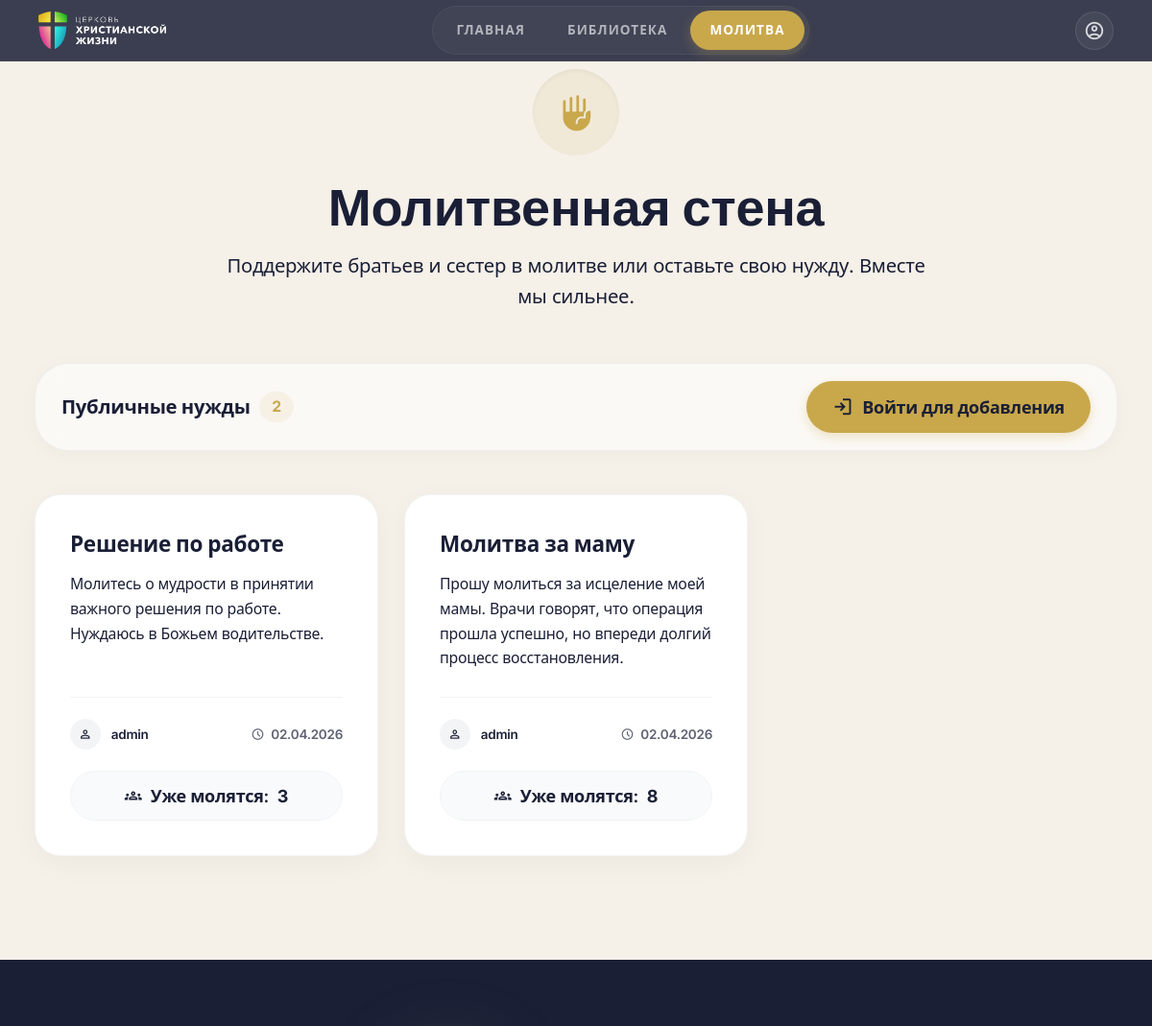
The page /prayer/ (upper part) on the database as committed earlier.
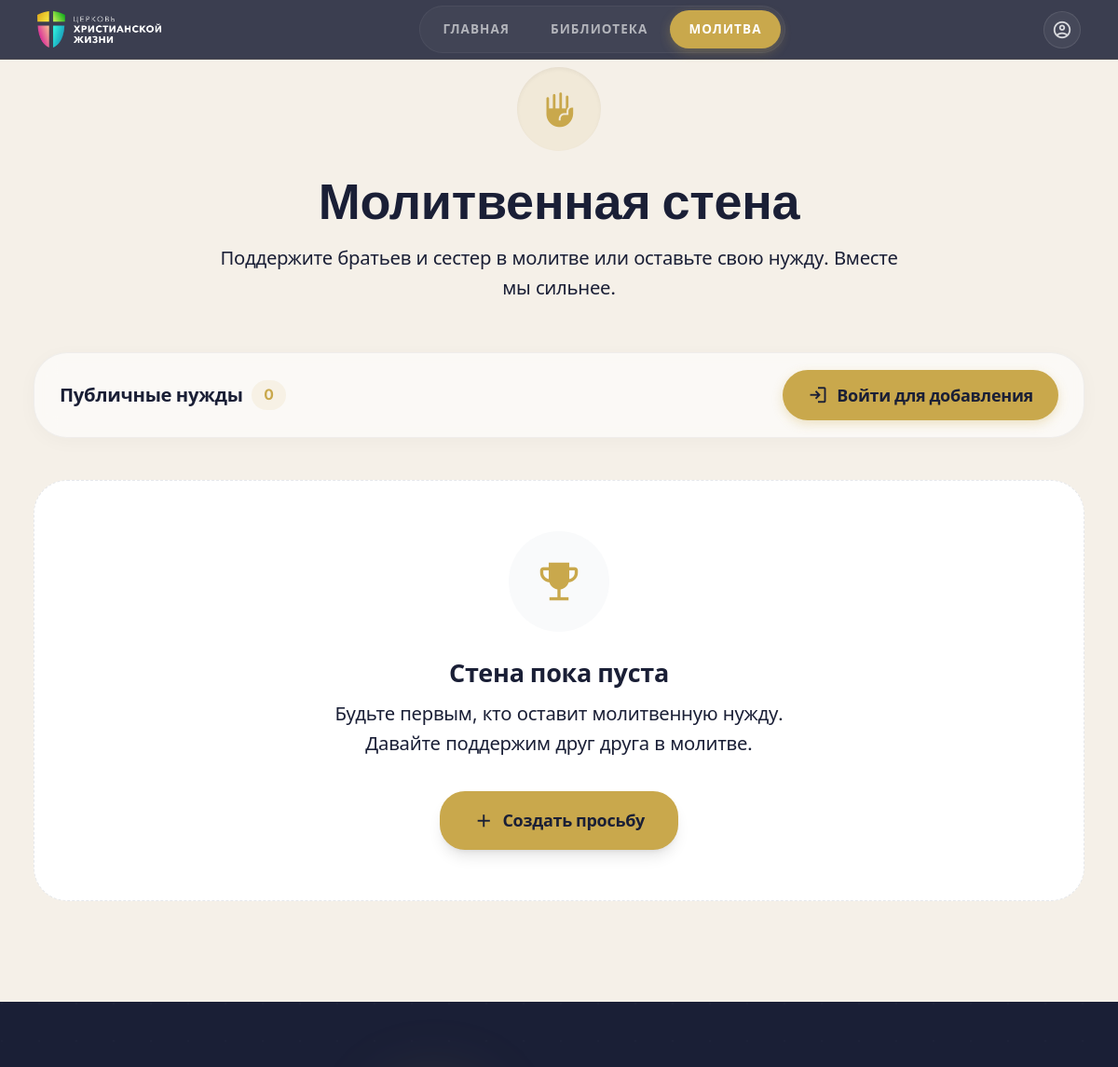
The same page on the database as committed later.
### church_app/models.py (models this page shows, shortened)
class PrayerRequest(models.Model):
    user = models.ForeignKey(User, on_delete=models.CASCADE, verbose_name="Пользователь")
    title = models.CharField(max_length=200, verbose_name="Тема молитвы")
    description = models.TextField(verbose_name="Описание нужды")
    is_answered = models.BooleanField(default=False, verbose_name="Получен ответ")
    prayer_count = models.IntegerField(default=0, verbose_name="Сколько человек молится")
    is_public = models.BooleanField(default=True, verbose_name="Публичная просьба")
    created_at = models.DateTimeField(auto_now_add=True, verbose_name="Создана")
    answered_at = models.DateTimeField(null=True, blank=True, verbose_name="Дата ответа")
    class Meta:
        verbose_name = "Молитвенная нужда"
        verbose_name_plural = "Молитвенные нужды"

### church_app/views_prayer.py (the view)
# urls.py: path('prayer/', views_prayer.prayer_list, name='prayer_list'),
def prayer_list(request):
    prayers = PrayerRequest.objects.filter(is_public=True).order_by('-created_at')
    context = {
        'prayers': prayers,
        'title': 'Молитвенная стена'
    }
    return render(request, 'prayer_list.html', context)

### templates/prayer_list.html (shortened to what the changed rows need)
{% extends 'base.html' %}
{% load static %}
{% block main_class %}flex-grow relative bg-background-light{% endblock %}
{% block content %}
<div class="max-w-7xl mx-auto px-4 sm:px-6 lg:px-8 py-16 pb-24">
    <div class="text-center mb-12">
        <h1 class="text-4xl sm:text-5xl font-display font-bold text-navy mb-4">Молитвенная стена</h1>
    </div>
    <div class="flex flex-col sm:flex-row justify-between items-center gap-4 bg-white/60 backdrop-blur-md px-6 py-4 rounded-2xl shadow-[0_4px_20px_rgba(0,0,0,0.03)] border border-navy/5 mb-10">
        <div class="flex items-center gap-2">
            <span class="text-navy font-bold text-lg">Публичные нужды</span>
            <span class="bg-primary/10 text-primary px-3 py-1 rounded-full text-sm font-bold">{{ prayers.count }}</span>
        </div>
    </div>
    <div class="grid grid-cols-1 md:grid-cols-2 lg:grid-cols-3 gap-6 xl:gap-8">
        {% for prayer in prayers %}
        <div class="group relative flex flex-col bg-white rounded-3xl p-6 sm:p-8 shadow-[0_8px_30px_rgba(0,0,0,0.04)] border border-navy/5 transition-all duration-300 hover:shadow-[0_20px_40px_rgba(0,0,0,0.08)] hover:-translate-y-1.5 focus-within:ring-2 focus-within:ring-primary/50
            {% if prayer.is_answered %}bg-primary/5 border-primary/20{% endif %}">
            <div class="flex-grow">
                <h3 class="text-xl font-bold text-navy mb-3 leading-snug group-hover:text-primary transition-colors">{{ prayer.title }}</h3>
                <p class="text-txt-sub text-sm leading-relaxed mb-6">{{ prayer.description|linebreaksbr }}</p>
            </div>
            <div class="flex flex-col mt-auto pt-5 border-t border-gray-100 gap-4">
                <div class="flex items-center justify-between text-xs font-semibold text-txt-sub">
                    <div class="flex items-center gap-2.5">
                        <div class="w-7 h-7 rounded-full bg-navy/5 flex items-center justify-center text-navy shrink-0">
                            <span class="material-symbols-outlined text-[14px]">person</span>
                        </div>
                        <span class="truncate max-w-[100px]">{{ prayer.user.username }}</span>
                    </div>
                    <div class="flex items-center gap-1.5 opacity-70">
                        <span class="material-symbols-outlined text-[14px]">schedule</span>
                        <span>{{ prayer.created_at|date:"d.m.Y" }}</span>
                    </div>
                </div>
                <div class="mt-1">
                    {% if not prayer.is_answered and user.is_authenticated %}
                    <form method="post" action="{% url 'prayer_support' prayer.id %}">
                        {% csrf_token %}
                        <button type="submit" class="w-full flex justify-center items-center gap-2 py-2.5 rounded-xl text-primary font-bold bg-primary/10 hover:bg-primary hover:text-white transition-all duration-300 active:scale-[0.98] group/btn">
                            <span class="material-symbols-outlined text-[18px] group-hover/btn:scale-110 transition-transform">front_hand</span>
                            <span>Я молюсь ({{ prayer.prayer_count }})</span>
                        </button>
                    </form>
                    {% else %}
                    <div class="w-full flex justify-center items-center gap-2 py-2.5 rounded-xl text-txt-sub font-semibold bg-gray-50 border border-gray-100">
                        <span class="material-symbols-outlined text-[18px]">groups</span>
                        <span>Уже молятся: <span class="text-navy font-bold ml-1">{{ prayer.prayer_count }}</span></span>
                    </div>
                    {% endif %}
                </div>
            </div>
        </div>
        {% empty %}
        <div class="col-span-full">
            <div class="bg-white rounded-[2rem] p-12 text-center border border-dashed border-gray-200">
                <div class="w-24 h-24 mx-auto bg-gray-50 rounded-full flex items-center justify-center mb-6">
                    <span class="material-symbols-outlined text-5xl text-primary" style="font-variation-settings: 'FILL' 1;">emoji_events</span>
                </div>
                <h3 class="text-2xl font-bold text-navy mb-2">Стена пока пуста</h3>
                <p class="text-txt-sub text-lg mb-8 max-w-md mx-auto">Будьте первым, кто оставит молитвенную нужду. Давайте поддержим друг друга в молитве.</p>
                <a href="{% url 'prayer_add' %}" class="inline-flex items-center gap-2 bg-primary hover:bg-primary-hover text-navy font-bold px-8 py-3.5 rounded-xl shadow-lg transition-all hover:-translate-y-1">
                    <span class="material-symbols-outlined text-xl">add</span>
                    Создать просьбу
                </a>
            </div>
        </div>
        {% endfor %}
    </div>
</div>
{% endblock %}

Rows that differ between the two databases and show on the page:
removed PrayerRequest: title "Решение по работе", description "Молитесь о мудрости в принятии важного решения по работе. Нуждаюсь в Божьем водительстве.", user.username "admin", created_at "02.04.2026", prayer_count "3"
removed PrayerRequest: title "Молитва за маму", description "Прошу молиться за исцеление моей мамы. Врачи говорят, что операция прошла успешно, но впереди долгий процесс восстановления.", user.username "admin", created_at "02.04.2026", prayer_count "8"
Other text that changed with them:
{{ prayers.count }}: "2" → "0"
text now shown: "Стена пока пуста Будьте первым, кто оставит молитвенную нужду. Давайте поддержим друг друга в молитве. Создать просьбу"
